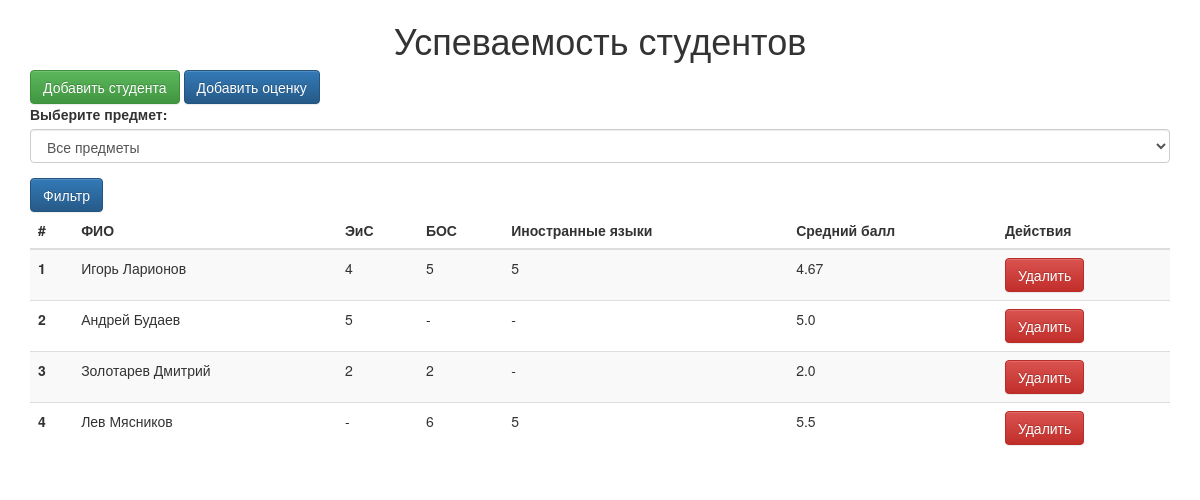
Before: / with the older database file.
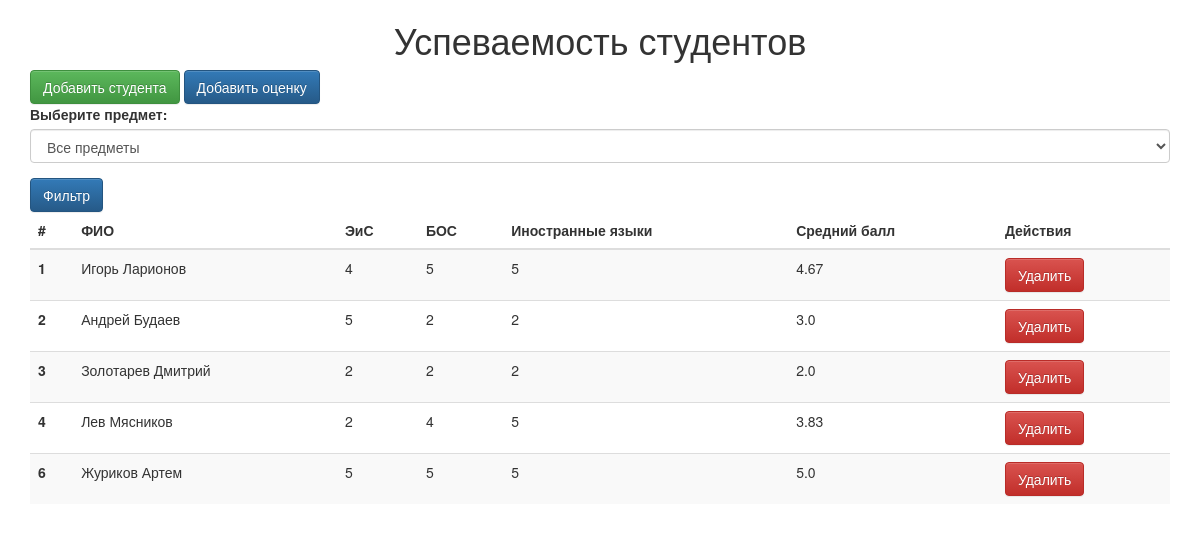
After: the same page with the newer database file.
### core/models.py (models this page shows, shortened)
class Subject(models.Model):
    name = models.CharField(max_length=50)
    subject_code = models.CharField(max_length=10, unique=True)

class Student(models.Model):
    first_name = models.CharField(max_length=30)
    last_name = models.CharField(max_length=30)
    student_id = models.CharField(max_length=10, unique=True)

### core/views.py (the view)
# urls.py: path('', dashboard, name='dashboard'),
def dashboard(request):
    subjects = Subject.objects.all()
    selected_subject = request.GET.get('subject')
    if selected_subject:
        selected_subject_instance = Subject.objects.get(name=selected_subject)
        grades = Grade.objects.filter(subject=selected_subject_instance)
        students = Student.objects.filter(id__in=grades.values('student'))
    else:
        students = Student.objects.all()
    student_statistics = []
    for student in students:
        grades = Grade.objects.filter(student=student)
        subject_grades = {grade.subject.name: grade.grade for grade in grades}
        scores = [subject_grades.get(subject.name, '-') for subject in subjects]
        average_grade = Grade.objects.filter(student=student).aggregate(Avg('grade'))['grade__avg']
        average_grade = round(average_grade, 2) if average_grade else '-'  # Округляем до двух знаков после запятой
        student_statistics.append({
            'student': student,
            'scores': scores,
            'average_grade': average_grade  # Добавляем средний балл в словарь для передачи в шаблон
        })
    return render(request, 'core/dashboard.html', {
        'student_statistics': student_statistics,
        'subjects': [subject.name for subject in subjects],
        'selected_subject': selected_subject
    })

### core/templates/core/dashboard.html (shortened to what this page needs)
<!DOCTYPE html>
<html>
<head>
    <link rel="stylesheet" href="https://maxcdn.bootstrapcdn.com/bootstrap/3.3.4/css/bootstrap.min.css">
    <link rel="stylesheet" href="https://maxcdn.bootstrapcdn.com/bootstrap/3.3.4/css/bootstrap-theme.min.css">
</head>
<body>
    <div class="container">
        <h1 style="text-align:center;">Успеваемость студентов</h1>
        <a href="{% url 'add_student' %}" class="btn btn-success">Добавить студента</a>
        <a href="{% url 'add_grade' %}" class="btn btn-primary">Добавить оценку</a>
        <form method="GET" action="{% url 'dashboard' %}">
            <div class="form-group">
                <label for="subject">Выберите предмет:</label>
                <select name="subject" id="subject" class="form-control">
                    <option value="">Все предметы</option>
                </select>
            </div>
            <button type="submit" class="btn btn-primary">Фильтр</button>
        </form>
        <table class="table table-striped">
            <thead>
                <tr>
                    <th>#</th>
                    <th>ФИО</th>
                    {% for subject in subjects %}
                        <th>{{ subject }}</th>
                    {% endfor %}
                    <th>Средний балл</th>
                    <th>Действия</th>
                </tr>
            </thead>
            <tbody>
                {% for statistics in student_statistics %}
                    <tr>
                        <th scope="row">{{ statistics.student.id }}</th>
                        <td>{{ statistics.student.first_name }} {{ statistics.student.last_name }}</td>
                        {% for score in statistics.scores %}
                            <td>{{ score }}</td>
                        {% endfor %}
                        <td>{{ statistics.average_grade }}</td>
                        <td>
                            <a href="{% url 'delete_student' statistics.student.id %}" class="btn btn-danger">Удалить</a>
                        </td>
                    </tr>
                {% endfor %}
            </tbody>
        </table>
    </div>
</body>
</html>

Changed rows visible on the page:
computed for Student "Андрей": average_grade "5.0" → "3.0"
computed for Student "Лев": average_grade "5.5" → "3.83"
added Student: student.id "6", student.first_name "Журиков", student.last_name "Артем", scores "5" "5" "5", average_grade "5.0"
Other visible differences:
new list line: "2"
new list line: "4"
list line gone: "6"
